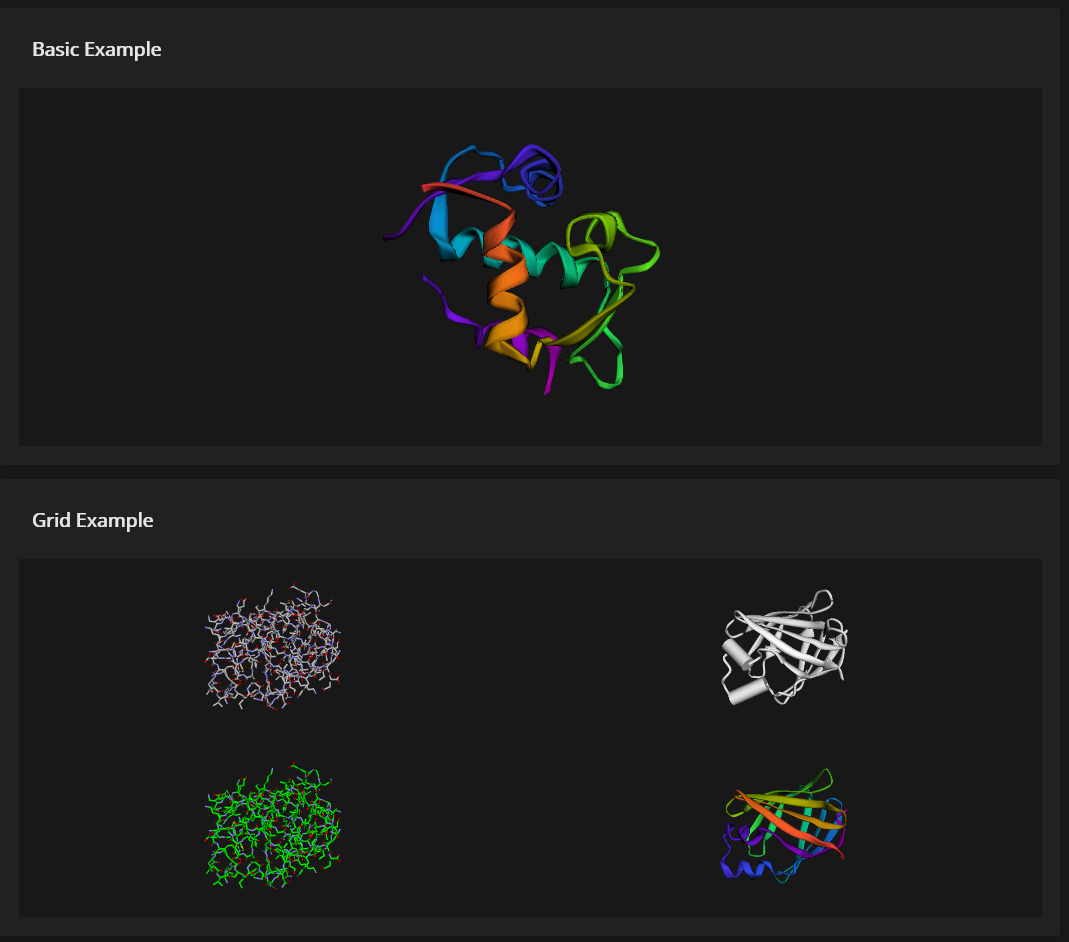

Write the Python code that produced this figure.
import py3Dmol
import panel as pn

from panel_chemistry.pane import Py3DMol
from awesome_panel import config

config.extension(url="py3dmol")

THEME = config.get_theme()

def _create_app(theme=THEME):
    if theme=="dark":
        background_color = "#181818"
    else:
        background_color = "#eeeeee"
    
    # Basic Example
    basic_view = py3Dmol.view(query="mmtf:1ycr")
    basic_view.setStyle({"cartoon": {"color": "spectrum"}})
    basic_view.setBackgroundColor(background_color)
    basic_viewer = Py3DMol(basic_view, height=400, sizing_mode="stretch_width", name="Basic")
    pn.Column(
        "## Basic Example", basic_viewer
    ).servable()

    # Grid Example
    grid_view = py3Dmol.view(
        query="pdb:1dc9",
        viewergrid=(2, 2),
        style=[
            [
                {"stick": {}},
                {"cartoon": {"arrows": True, "tubes": True, "style": "oval", "color": "white"}},
            ],
            [{"stick": {"colorscheme": "greenCarbon"}}, {"cartoon": {"color": "spectrum"}}],
        ],
    )
    grid_view.setBackgroundColor(background_color)
    grid_viewer=Py3DMol(grid_view, height=400, sizing_mode="stretch_width", name="Grid")
    pn.Column(
        "## Grid Example", grid_viewer
    ).servable()

    # Interactive Example
    xyz = '''4
    * (null), Energy   -1000.0000000
    N     0.000005    0.019779   -0.000003   -0.157114    0.000052   -0.012746
    H     0.931955   -0.364989    0.000003    1.507100   -0.601158   -0.004108
    H    -0.465975   -0.364992    0.807088    0.283368    0.257996   -0.583024
    H    -0.465979   -0.364991   -0.807088    0.392764    0.342436    0.764260
    '''

    interactive_view = py3Dmol.view()
    interactive_view.addModel(xyz,'xyz',{'vibrate': {'frames':10,'amplitude':1}})
    interactive_view.setStyle({'stick':{}})
    interactive_view.setBackgroundColor(background_color)
    interactive_view.animate({'loop': 'backAndForth'})
    interactive_view.zoomTo()
    interactive_viewer = Py3DMol(interactive_view, height=400, sizing_mode="stretch_width", name="Interactive")
    pn.Column(
        "## Interactive Example", interactive_viewer
    ).servable()

    examples = [(basic_view, basic_viewer), (grid_view, grid_viewer), (interactive_view, interactive_viewer)]
    
    def set_background(color='0xeeeeee'):
        for view, viewer in examples:
            view.setBackgroundColor(color)
            viewer.param.trigger("object")

    background = pn.widgets.ColorPicker(value=background_color, name="Background").servable(area="sidebar")
    pn.bind(set_background, color=background, watch=True)

    def set_style(style="stick"):
        for view, viewer in examples:
            view.setStyle({style: {}})
            view.zoomTo()
            viewer.param.trigger("object")
    
    pn.widgets.StaticText(value="Style").servable(area="sidebar")
    style=pn.widgets.RadioButtonGroup(value="sphere", options=["line", "cross", "stick", "sphere"], name="Style", button_type="success").servable(area="sidebar")
    set_style=pn.bind(set_style, style=style, watch=True)

if __name__.startswith("bokeh"):
    _create_app()
